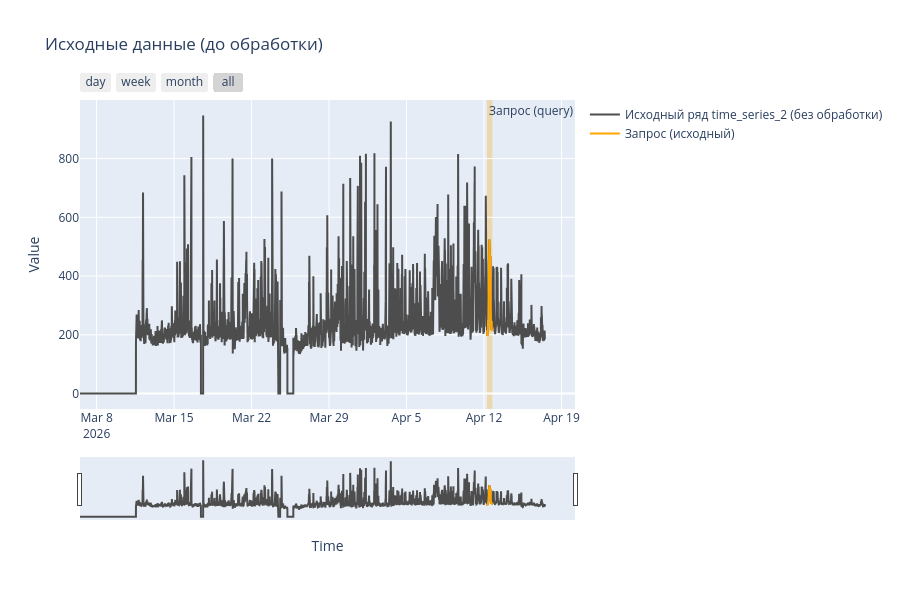

Notebook source saved alongside this figure:
### Code cell
source_raw = raw_series_dict[source_series_id]
if isinstance(source_raw, pd.DataFrame):
    source_raw = source_raw.iloc[:, 0] 

fig_raw = go.Figure()
add_line(fig_raw, source_raw.index, source_raw.values, f"Исходный ряд {source_series_id} (без обработки)", "#4d4d4d")

# Используем те же временные границы query (из обработанного ряда)
fig_raw.add_vrect(
    x0=query_start_time, x1=query_end_time,
    fillcolor="rgba(255, 165, 0, 0.3)", layer="below", line_width=0,
    annotation_text="Запрос (query)", annotation_position="top left"
)
# Можно также нарисовать сам query (если в исходных данных есть точно такие же временные метки)
# Для этого нужно извлечь отрезок из исходного ряда по временному интервалу:
query_raw = source_raw.loc[query_start_time:query_end_time] if query_start_time in source_raw.index else None
if query_raw is not None and len(query_raw) > 0:
    add_line(fig_raw, query_raw.index, query_raw.values, "Запрос (исходный)", "orange")
else:
    pass

update_layout(fig_raw)
fig_raw.update_layout(title="Исходные данные (до обработки)", showlegend=True)
fig_raw.show()

### Figure 1 — Plotly figure (JSON) as saved in the notebook; plotly's stock layout.template omitted (floating-point values rounded to 4 significant figures; data arrays with more than 128 entries replaced by an {"elided": "..."} marker saying what was removed)
{"data": [{"line": {"color": "#4d4d4d"}, "mode": "lines", "name": "Исходный ряд time_series_2 (без обработки)", "type": "scatter", "x": {"elided": "12097 str values"}, "y": {"elided": "12097 float values"}}, {"line": {"color": "orange"}, "mode": "lines", "name": "Запрос (исходный)", "type": "scatter", "x": {"elided": "139 str values"}, "y": {"elided": "139 float values"}}], "layout": {"annotations": [{"showarrow": false, "text": "Запрос (query)", "x": "2026-04-12T06:30:00", "xanchor": "left", "xref": "x", "y": 1, "yanchor": "top", "yref": "y domain"}], "height": 600, "hovermode": "x unified", "shapes": [{"fillcolor": "rgba(255, 165, 0, 0.3)", "layer": "below", "line": {"width": 0}, "type": "rect", "x0": "2026-04-12T06:30:00", "x1": "2026-04-12T18:00:00", "xref": "x", "y0": 0, "y1": 1, "yref": "y domain"}], "showlegend": true, "title": {"text": "Исходные данные (до обработки)"}, "xaxis": {"rangeselector": {"buttons": [{"count": 1, "label": "day", "step": "day", "stepmode": "backward"}, {"count": 7, "label": "week", "step": "day", "stepmode": "backward"}, {"count": 1, "label": "month", "step": "month", "stepmode": "backward"}, {"step": "all"}]}, "rangeslider": {"visible": true}, "title": {"text": "Time"}, "type": "date"}, "yaxis": {"fixedrange": false, "title": {"text": "Value"}}}}
